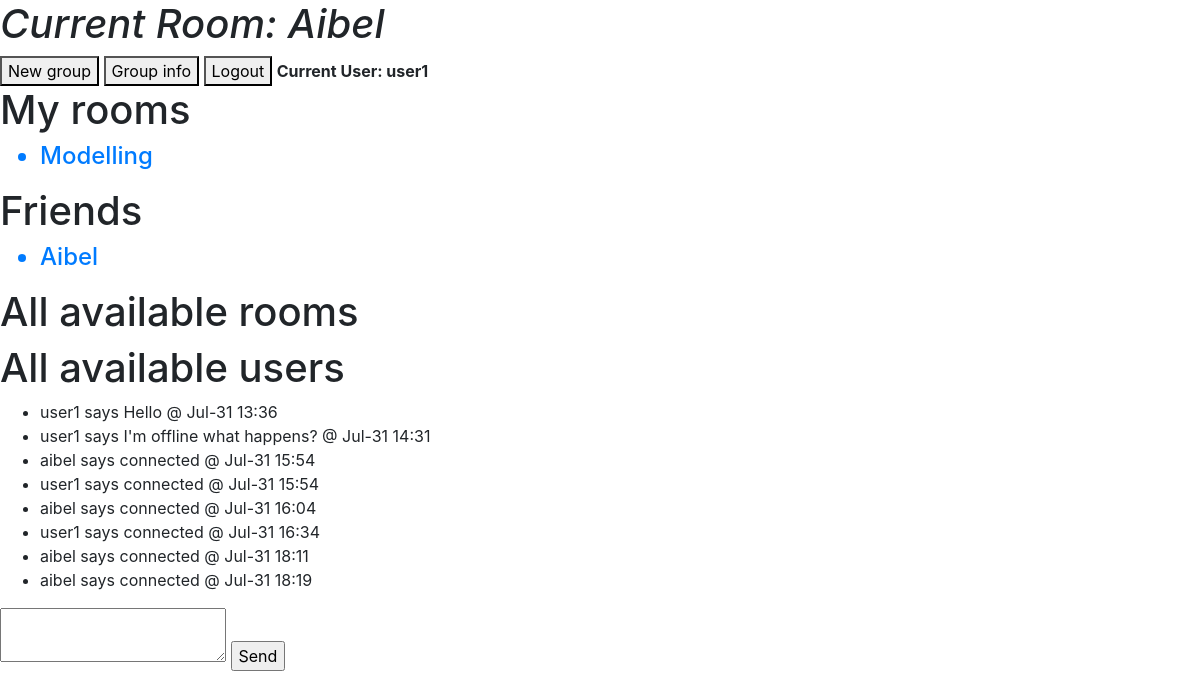
Before: /?r=5fbf9ee4321c9abd2c7ee97687499451 (signed in) with the older database file.
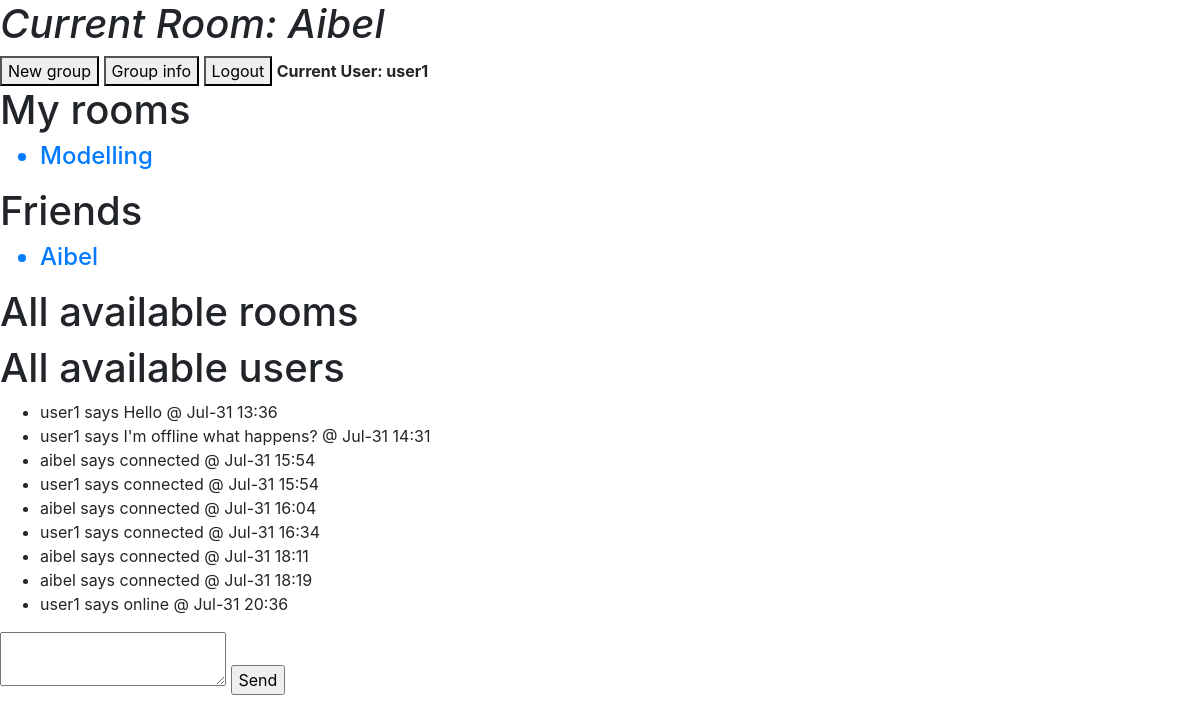
After: the same page with the newer database file.
### chezchat/models.py (models this page shows, shortened)
class Users(UserMixin, db.Model):
    id = db.Column(db.Integer, primary_key=True)
    name_surname = db.Column(db.String(128), index=True)
    username = db.Column(db.String(64), index=True, unique=True)
    password_hash = db.Column(db.String(128))
    last_seen = db.Column(db.DateTime)
    user_history = db.relationship('History', backref='user_history', lazy='dynamic')
    room_created = db.relationship('Room', backref='room_created', lazy='dynamic')
    room_subscribed = db.relationship('Room', secondary=room_members, backref=db.backref('subscribers', lazy='dynamic'))

class Room(db.Model):
    room_id = db.Column(db.Integer, primary_key=True)
    room_url = db.Column(db.String, unique=True)
    name = db.Column(db.String(128), index=True)
    private_room = db.Column(db.Boolean, default=False)
    date_created = db.Column(db.DateTime, default=datetime.utcnow)
    created_by = db.Column(db.Integer, db.ForeignKey('users.id'))
    room_history = db.relationship('History', backref='room_records', lazy='dynamic')

class History(db.Model):
    msg_id = db.Column(db.Integer, primary_key=True)
    messages = db.Column(db.String)
    timestamp = db.Column(db.DateTime, index=True, default=datetime.utcnow)
    author = db.Column(db.String, db.ForeignKey('users.username'))
    room_id = db.Column(db.Integer, db.ForeignKey('room.room_id'))

### chezchat/main.py (the view, shortened to what this page needs)
@app.route('/', methods=['GET', 'POST'])
@login_required
def home():
    form = MessageForm()
    form2 = CreateRoomForm()
    check_private_rooms = []
    friends_list = []
    room_members = []
    current_room = None
    all_users = Users.query.all()
    all_rooms = Room.query.all()
    rooms = current_user.room_subscribed
    private_friend_room = []
    for room in rooms:
        if room.private_room == True:
            for friends_id in room.name:
                if int(friends_id) != current_user.id:
                    friends_list.append(Users.query.filter_by(id=friends_id).first())
                    private_friend_room.append(room)
    zipped_friends_list = zip(friends_list, private_friend_room)
    for room_check in all_rooms:
        if room_check.private_room == True:
            check_private_rooms.append(room_check.name)
    if request.args.get("r"):
        room_members = Users.query.filter(Users.room_subscribed.any(room_url=request.args.get("r"))).all()
        current_room = Room.query.filter_by(room_url=request.args.get("r")).first()
        if current_room not in current_user.room_subscribed:
            abort(403)
        else:
            session['current_room'] = current_room.room_id
    else:
        session.pop('current_room', None)
    return render_template('chatroom.html', form=form, form2=form2, rooms=rooms, room_members=room_members,
                            current_user=current_user, current_room=current_room, all_rooms=all_rooms,
                            all_users=all_users, check_private_rooms=check_private_rooms,
                            zipped_friends_list=zipped_friends_list)

### chezchat/forms.py
class MessageForm(FlaskForm):
    message = TextAreaField('Message')
    submit = SubmitField('Send')

class CreateRoomForm(FlaskForm):
    name = StringField('Group name',  validators=[DataRequired(), Length(min=4, max=128)])
    submit = SubmitField('Create room')

### chezchat/models.py (called while the page is built)
@login.user_loader
def load_user(id):
    return Users.query.get(int(id))

### chezchat/templates/chatroom.html (shortened to what this page needs)
{% extends "base.html" %}
{% block content %}
    {% if current_room.private_room == False %}
        <h1><em>Current Room: {{ current_room.name }}</em></h1>
    {% elif current_room.private_room != False %}
        {% for recipient in room_members %}
            {% if recipient != current_user %}
                <h1><em>Current Room: {{ recipient.name_surname }}</em></h1>
            {% endif %}
        {% endfor %}
    {% endif %}
    <button data-toggle="modal" data-target="#myModal">New group</button>
    {% if current_room is not none %}
    <button data-toggle="modal" data-target="#myModal2">Group info</button>
    {% endif %}
    <a href="{{ url_for('logout') }}"><button>Logout</button></a>
    <strong>Current User: {{ current_user.username }}</strong>
    <h1>My rooms</h1>
    {% for room in rooms %}
        {% if room.private_room == False %}
            <ul>
                <a href="{{ url_for('home', r=room.room_url) }}"><h4><li>{{ room.name }}</li></h4></a>
            </ul>
        {% endif %}
    {% endfor %}
    <h1>Friends</h1>
    {% for friend, room in zipped_friends_list %}
        <ul>
            <a href="{{ url_for('home', r=room.room_url) }}"><h4><li>{{ friend.name_surname }}</li></h4></a>
        </ul>
    {% endfor %}
    <form action="{{ url_for('add_contact') }}" method="post" novalidate>
        <h1>All available rooms</h1>
        <h1>All available users</h1>
    </form>
    <ul id="messages">
        {% for msg in current_room.room_history %}
            <li>{{ msg.author }} says {{ msg.messages }} @ {{ moment(msg.timestamp).format('MMM-D H:mm') }}</li>
        {% endfor %}
    </ul>
    {% if current_room %}
        {{ form.message(id="myMessage") }}
        {{ form.submit(id="sendbutton") }}
    {% endif %}
{% endblock %}

### chezchat/templates/base.html (shortened to what this page needs)
<!DOCTYPE html>
<html lang="en">
<html>
    <head>
        <link rel="stylesheet" href="https://maxcdn.bootstrapcdn.com/bootstrap/4.4.1/css/bootstrap.min.css">
    </head>
    <body>
        {% block content %}{% endblock %}
    </body>
</html>

Changed rows visible on the page:
added History: author "user1", messages "online", timestamp "Jul-31 20:36"
